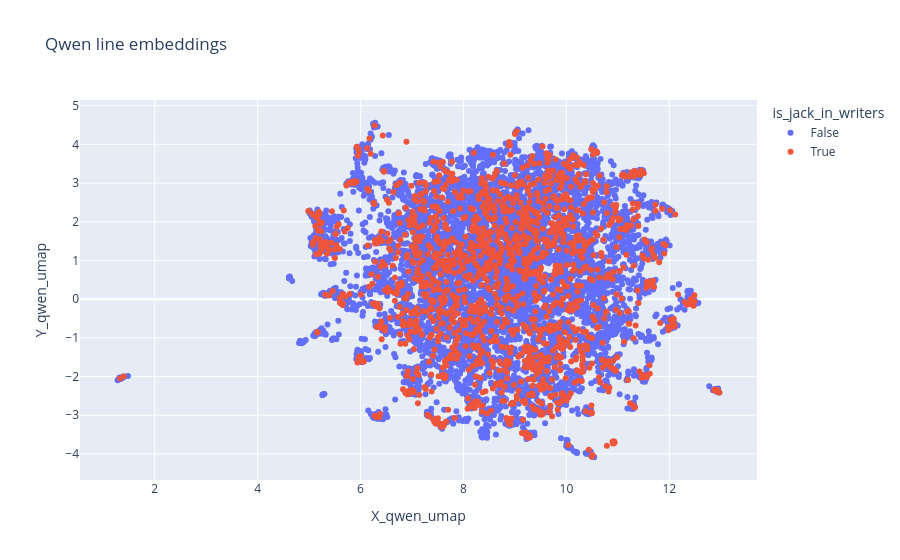

The notebook cell saved with this chart:
### Code cell
fig = px.scatter(
    dataset_lines, 
    x="X_qwen_umap", 
    y="Y_qwen_umap", 
    color="is_jack_in_writers",
    title="Qwen line embeddings",
    hover_name="Line",
    render_mode="svg"
)

fig.show()

# html_str = fig.to_html(full_html=False, include_plotlyjs='cdn')

# with open("figures/qwen_lines_pen.html", "w") as f:
#     f.write(html_str)

### Figure 1 — Plotly figure (JSON) as saved in the notebook; plotly's stock layout.template omitted (floating-point values rounded to 4 significant figures; data arrays with more than 128 entries replaced by an {"elided": "..."} marker saying what was removed)
{"data": [{"hovertemplate": "<b>%{hovertext}</b><br><br>is_jack_in_writers=False<br>X_qwen_umap=%{x}<br>Y_qwen_umap=%{y}<extra></extra>", "hovertext": {"elided": "6808 str values"}, "legendgroup": "False", "marker": {"color": "#636efa", "symbol": "circle"}, "mode": "markers", "name": "False", "orientation": "v", "showlegend": true, "type": "scatter", "x": {"elided": "6808 float values"}, "xaxis": "x", "y": {"elided": "6808 float values"}, "yaxis": "y"}, {"hovertemplate": "<b>%{hovertext}</b><br><br>is_jack_in_writers=True<br>X_qwen_umap=%{x}<br>Y_qwen_umap=%{y}<extra></extra>", "hovertext": {"elided": "1554 str values"}, "legendgroup": "True", "marker": {"color": "#EF553B", "symbol": "circle"}, "mode": "markers", "name": "True", "orientation": "v", "showlegend": true, "type": "scatter", "x": {"elided": "1554 float values"}, "xaxis": "x", "y": {"elided": "1554 float values"}, "yaxis": "y"}], "layout": {"legend": {"title": {"text": "is_jack_in_writers"}, "tracegroupgap": 0}, "title": {"text": "Qwen line embeddings"}, "xaxis": {"anchor": "y", "domain": [0, 1], "title": {"text": "X_qwen_umap"}}, "yaxis": {"anchor": "x", "domain": [0, 1], "title": {"text": "Y_qwen_umap"}}}}
